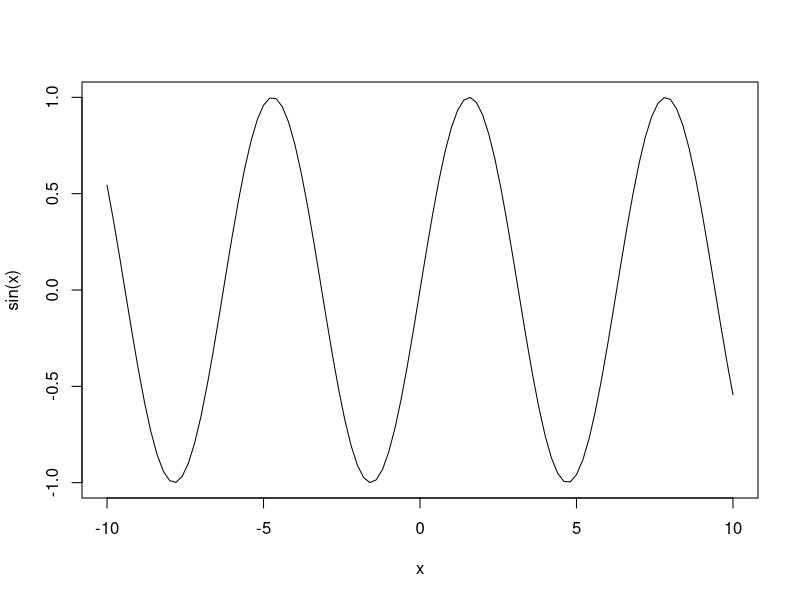
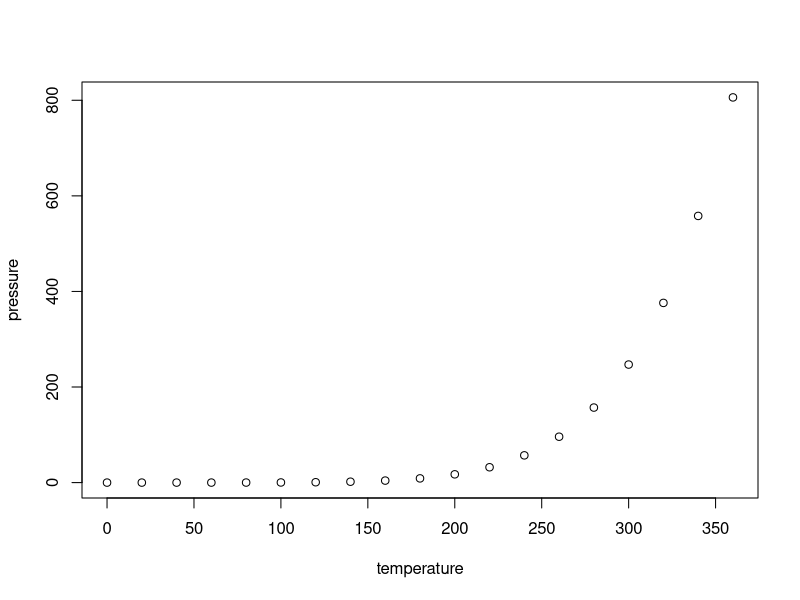

These charts were generated, in order, by the following R code:
## ---- chunk 1
knitr::opts_chunk$set(echo = TRUE)
## ---- chunk 2
curve(sin(x), -10, 10)
## ---- chunk 3
plot(pressure)
